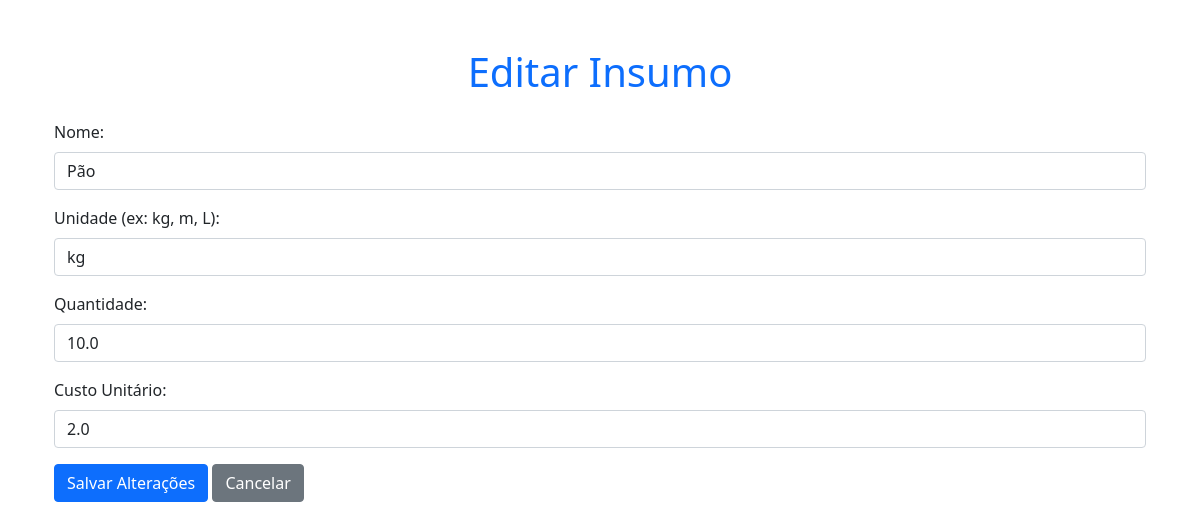
The page /editar_insumo/1 on the database its author committed.
### app.py (models this page shows)
class Insumo(db.Model):
    id = db.Column(db.Integer, primary_key=True)
    nome = db.Column(db.String(100), nullable=False)
    unidade = db.Column(db.String(20), nullable=False)
    quantidade = db.Column(db.Float, nullable=False)
    custo = db.Column(db.Float, nullable=False)

### app.py (the view)
@app.route('/editar_insumo/<int:id>', methods=['GET', 'POST'])
def editar_insumo(id):
    insumo = Insumo.query.get(id)
    if request.method == 'POST':
        insumo.nome = request.form['nome']
        insumo.quantidade = int(request.form['quantidade'])
        insumo.unidade = request.form['unidade']
        db.session.commit()
        return redirect(url_for('insumos'))
    return render_template('editar_insumo.html', insumo=insumo)

### templates/editar_insumo.html
{% extends 'base.html' %}
{% block content %}
<div class="container mt-5">
    <h1 class="text-center text-primary">Editar Insumo</h1>
    <form action="{{ url_for('editar_insumo', id=insumo.id) }}" method="POST" class="mt-4">
        <div class="mb-3">
            <label for="nome" class="form-label">Nome:</label>
            <input type="text" name="nome" id="nome" class="form-control" value="{{ insumo.nome }}" required>
        </div>
        <div class="mb-3">
            <label for="unidade" class="form-label">Unidade (ex: kg, m, L):</label>
            <input type="text" name="unidade" id="unidade" class="form-control" value="{{ insumo.unidade }}" required>
        </div>
        <div class="mb-3">
            <label for="quantidade" class="form-label">Quantidade:</label>
            <input type="number" name="quantidade" id="quantidade" class="form-control" value="{{ insumo.quantidade }}" required>
        </div>
        <div class="mb-3">
            <label for="custo" class="form-label">Custo Unitário:</label>
            <input type="number" name="custo" id="custo" class="form-control" step="0.01" value="{{ insumo.custo }}" required>
        </div>
        <button type="submit" class="btn btn-primary">Salvar Alterações</button>
        <a href="{{ url_for('insumos') }}" class="btn btn-secondary">Cancelar</a>
    </form>
</div>
{% endblock %}

### rows shown on the page
Insumo: nome "Pão", unidade "kg", quantidade "10.0", custo "2.0"
